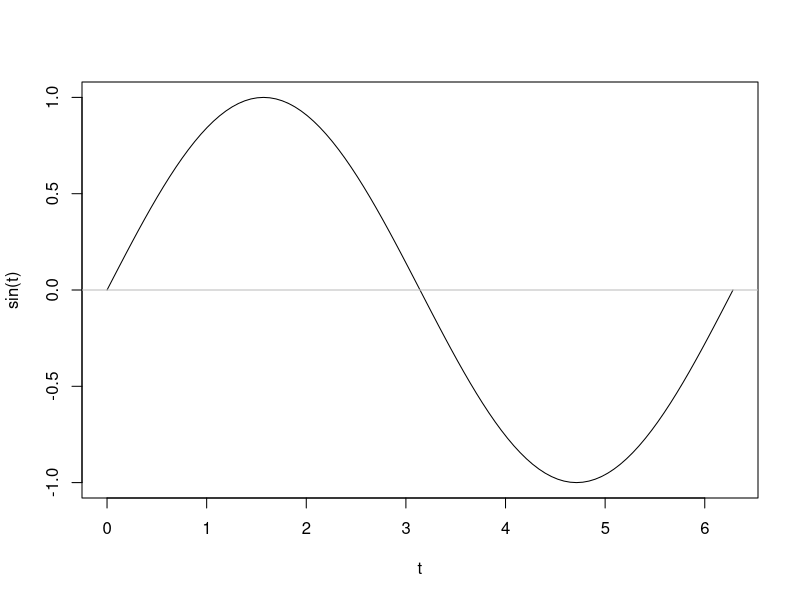
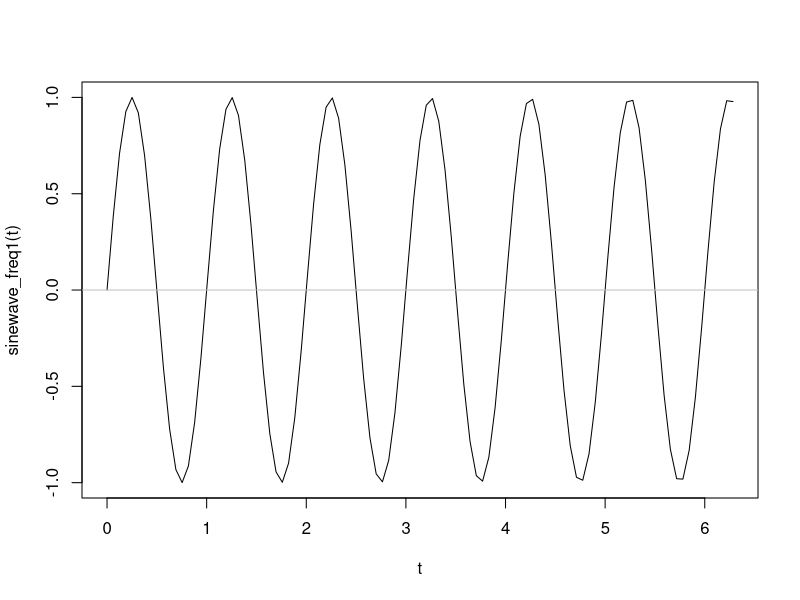
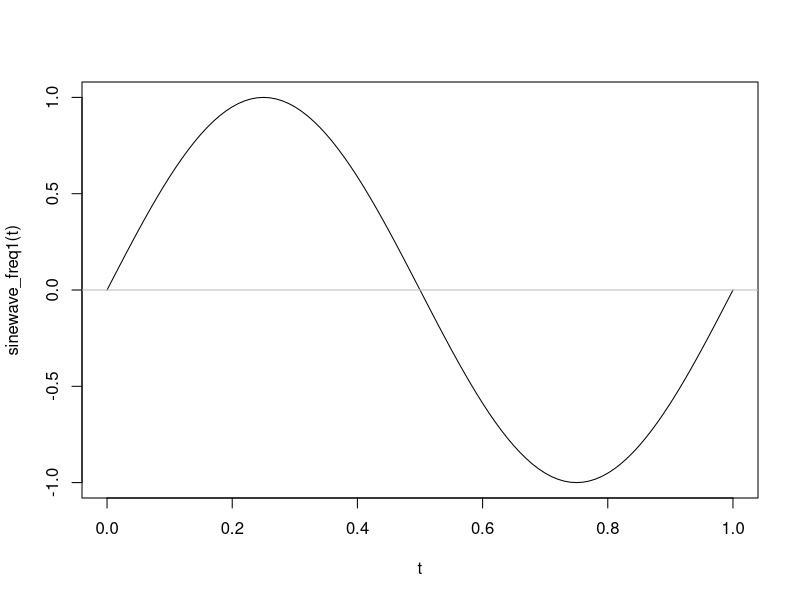
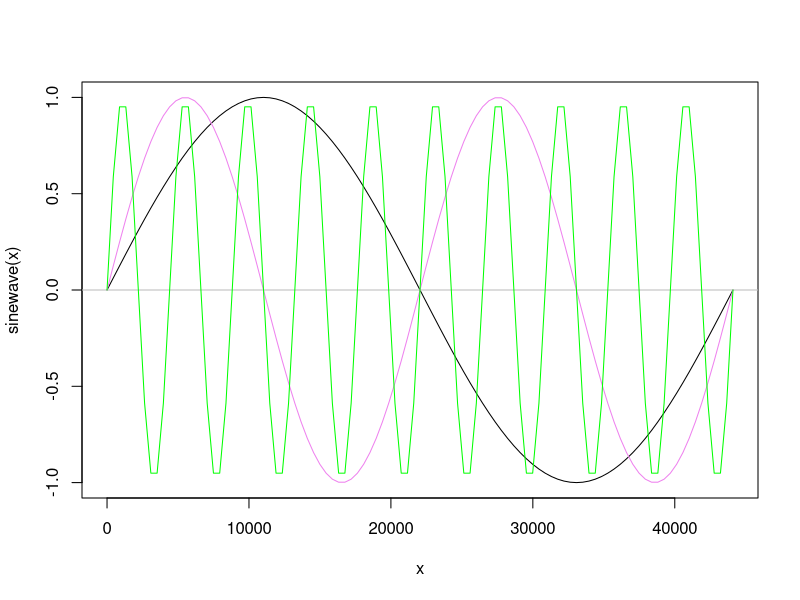
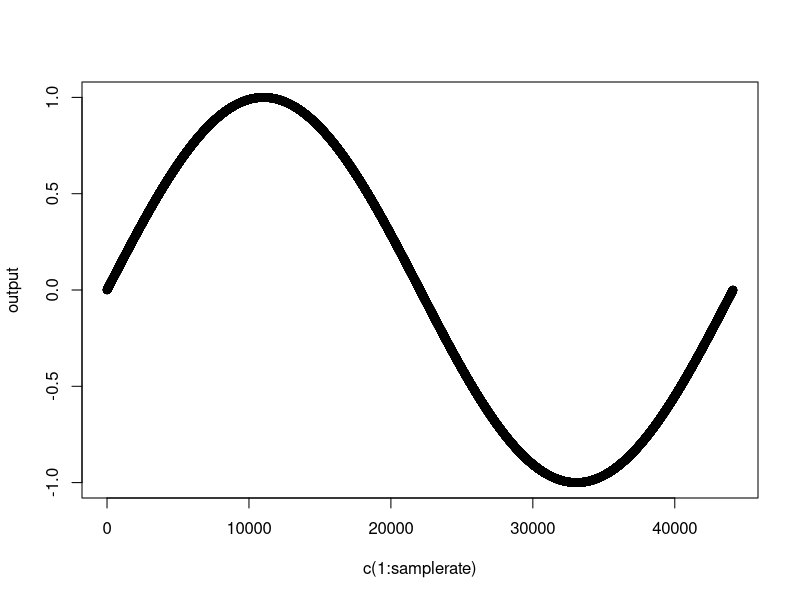

The R script that drew these images, in order:
# generate and display a sinewave with wavelength = 2pi
curve(expr=sin, from=0, to=2*pi, xname = "t")
abline(h = 0, lty = 1, col = "gray")


# generate and display a sinewave with wavelength = 1, frequency = 1
sinewave_freq1 <- function(t) sin(t * 2*pi)
curve(expr=sinewave_freq1, from=0, to=2*pi, xname = "t")
abline(h = 0, lty = 1, col = "gray")

# display the sinewave with frequency = 1 another time, from time interval [0,1]
curve(expr=sinewave_freq1, from=0, to=1, xname = "t")
abline(h = 0, lty = 1, col = "gray")



# ________________ discrete time _________________
# now every t index represents a sample
# samplerate = the number of samples per seconds
# thus a sinewave with frequency = 1 corresponds to a wavelength = samplerate 
samplerate = 44100
# instead of finishing the wave in 1 t interval (simlation 1 second),
# we need to 'slow it down' to 44100 
# thus 'divide' every step in 44100 smaller steps:
sinewave <- function(t) sin(t * 2*pi / samplerate)
curve(sinewave, 0, samplerate, xname = "x")
abline(h = 0, lty = 1, col = "gray")


# now let's add the frequency, 
# a sinewave with frequency = 2 has a two time shorter wavelength compared to 
# a sinewave with frequency = 1
# thus at every sample step it 'goes two times faster', 
# therefore, we can simply multiply t with the frequency
frequency <- 2
sinewave <- function(t) sin(2* t * pi * frequency / samplerate)
curve(sinewave, add = TRUE, col = "violet")
frequency <- 10
sinewave <- function(t) sin(t * 2*pi * frequency / samplerate)
curve(sinewave, add = TRUE, col = "green")




# ________________ usage of phase _________________
# Let t indicate the index of a sample,
# then the equation is as follow.
# sample =  sin((t * 2 * pi) / samplerate)

# we can rewrite this function: 
# sample =  sin((t / samplerate) * 2 * pi)
#
# This results in a normalized value when t is in the range of [0, samplerate] 
# (t / samplerate) with interval t = [0, samplerate] 
# results in the interval [0, 1]
# e.g. samplerate = 44100
# 0 / 44100 = 0
# 44100 / 44100 = 1

# Because the sin function is a periodic function 
# Therefore, with t > samplerate in (t/samplerate) * 2 * pi, 
# the sine curve simply repeats.
# Thus (t / samplerate) can be viewed as the phase of the sinewave
# phase = t / samplerate

# Let's rewrite the equation.
# sample =  sin((t / samplerate) * 2 * pi)
# with phase = t / samplerate 
# results in: 
# sample = sin(phase * 2 * pi)

# To generate a sinewave with frequency = 1, 
# it is sufficient to keep track of the phase
# and to increase this at each sample step.
# phase += 1 / samplerate

# Now, let's also consider the frequency 
# To take the frequency into account, we can simply add it as follow.
# phase += frequency / samplerate

{
  samplerate = 44100
  phase = 0
  frequency = 1
  phase_step = (frequency / samplerate)
  sinewave <- function(sample_index) {
    # phase = phase + phase_step
    phase = sample_index * phase_step
    return (sin(phase * 2*pi))
  }
  output = list()
  for (i in 1:samplerate) {
    output[i] = sinewave(i)
  }
  peakSampleI = 0.25 * samplerate
  output[peakSampleI]
  plot(c(1:samplerate), output)
}

# QUESTION: what are the benefits of working with a phase instead of time index? 
# TIP: what happens in both scenarios when you alter the frequency?

